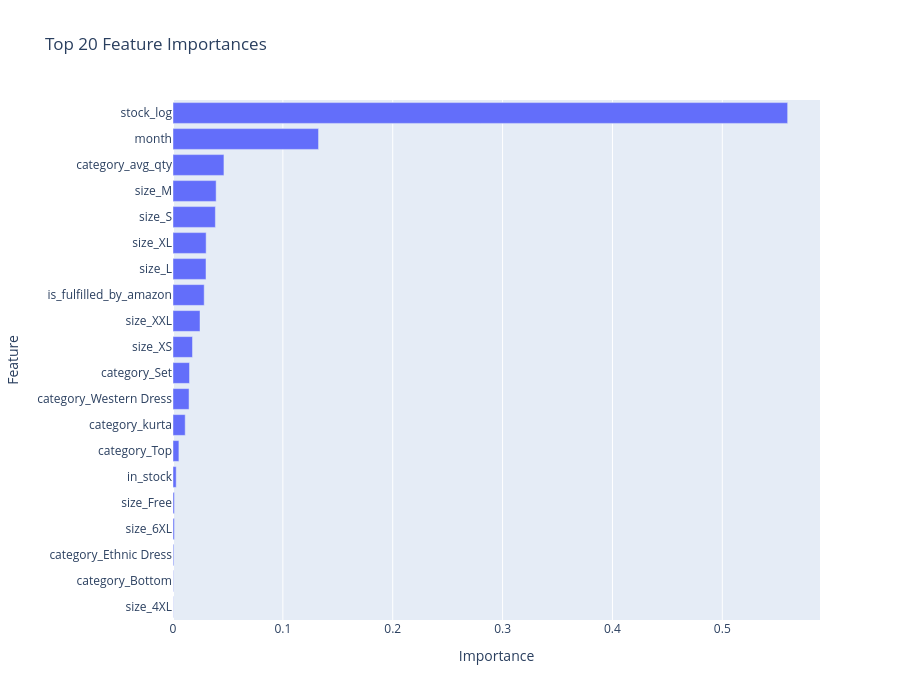

The cell this chart's notebook holds for it:
### Code cell
feat_imp = (
    pd.Series(model.feature_importances_, index=X_train.columns)
    .sort_values(ascending=False)
    .to_frame(name='Importance')
    .reset_index()
    .rename(columns={'index': 'Feature'})
)
modeling_tables['Top 10 Feature Importances'] = feat_imp.head(10)
display(feat_imp.head(10))

fig_imp = px.bar(
    feat_imp.head(20),
    x='Importance',       
    y='Feature',            
    orientation='h',
    title='Top 20 Feature Importances',
    labels={'Importance': 'Importance', 'Feature': 'Feature'}
)
fig_imp.update_layout(height=700, yaxis={'categoryorder': 'total ascending'})
modeling_figs['Top 20 Feature Importances'] = fig_imp
fig_imp.show()

### Figure 1 — Plotly figure (JSON) as saved in the notebook; plotly's stock layout.template omitted (floating-point values rounded to 4 significant figures)
{"data": [{"hovertemplate": "Importance=%{x}<br>Feature=%{y}<extra></extra>", "legendgroup": "", "marker": {"color": "#636efa", "pattern": {"shape": ""}}, "name": "", "orientation": "h", "showlegend": false, "textposition": "auto", "type": "bar", "x": [0.5595, 0.1325, 0.04637, 0.03927, 0.03857, 0.03017, 0.03003, 0.02839, 0.0246, 0.01775, 0.01503, 0.01461, 0.0111, 0.005384, 0.002915, 0.001254, 0.001241, 0.0007108, 0.0003374, 0.0002178], "xaxis": "x", "y": ["stock_log", "month", "category_avg_qty", "size_M", "size_S", "size_XL", "size_L", "is_fulfilled_by_amazon", "size_XXL", "size_XS", "category_Set", "category_Western Dress", "category_kurta", "category_Top", "in_stock", "size_Free", "size_6XL", "category_Ethnic Dress", "category_Bottom", "size_4XL"], "yaxis": "y"}], "layout": {"barmode": "relative", "height": 700, "legend": {"tracegroupgap": 0}, "title": {"text": "Top 20 Feature Importances"}, "xaxis": {"anchor": "y", "domain": [0, 1], "title": {"text": "Importance"}}, "yaxis": {"anchor": "x", "categoryorder": "total ascending", "domain": [0, 1], "title": {"text": "Feature"}}}}
